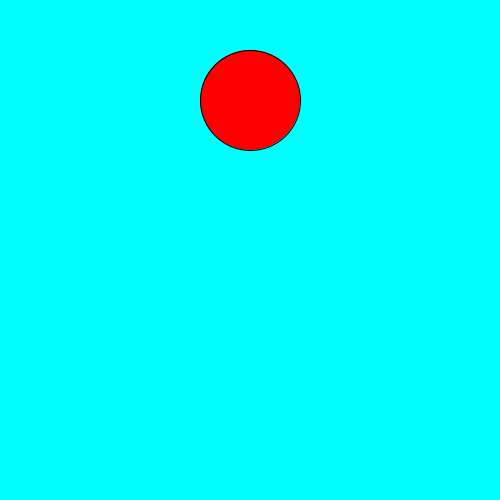
Frame 1 (no input)
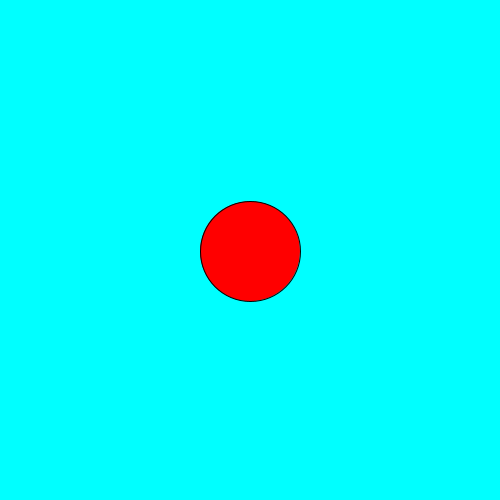
Frame 60 (the mouse pressed at the canvas centre just before this capture)
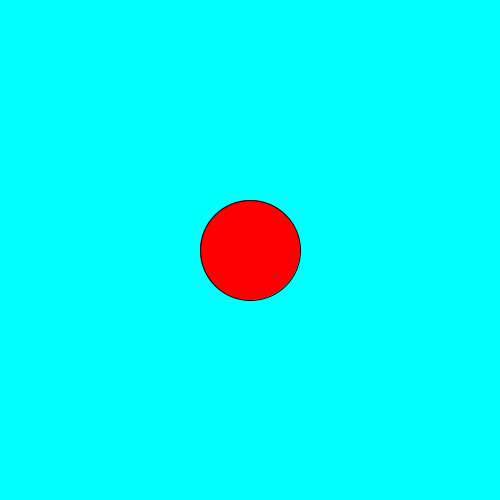
Frame 120 (the mouse held since frame 60 and released just before this capture)

The Processing sketch that drew these frames (run headless with seeded random() and noise(); from frame 60 on, the mouse is pressed at the canvas centre):

// Processing sketch: processing_172147
// ── processing_172147.pde

/*
Avi Varshney
CMPS 5J
pa6
*/

final int bWidth = 100, bHeight = 100;
float xPos = 250, yPos = 100, xSpeed = 0, ySpeed = 20;
float gravity = 0.6, stopSpeed = 0.2, dissipation = 0.8;
int xDir = 1;  // left (-1) or right (+1)
int yDir = 1;  // down (-1)or up (+1)
void setup(){
  size(500, 500);
  fill(255, 0, 0);
  ellipseMode(CENTER);
}

void draw(){
  background(0,255,255);
  
  displayBall();
  if( mousePressed && mouseOnBall())
    holdBall();
  else{
    moveBall();
    updateSpeed();
  }
}

void displayBall(){
  ellipse(xPos, yPos, bWidth, bHeight);
}
boolean mouseOnBall(){
  if( get(mouseX, mouseY) == color(255, 0, 0) )
    return true;
  return false;
}
void holdBall(){
  xPos = constrain(mouseX, 50, 450);
  yPos = constrain(mouseY, 50, 450);
  xSpeed = mouseX - pmouseX;
  ySpeed = mouseY - pmouseY;
}
void moveBall(){
  if(xPos < 50 || xPos > 450)
    xDir *= -1;
  if(yPos < 50 || yPos > 450)
    yDir *= -1;
}
void updateSpeed(){
  xPos += xSpeed * xDir;
  yPos += ySpeed * yDir;

  ySpeed += gravity;
  
  if(yPos > 450 || yPos < 50)
    ySpeed *= -dissipation;
  if(xPos > 450 || xPos < 50)
    xSpeed *= -(1-dissipation);
    
  if( abs(ySpeed) < stopSpeed )
    ySpeed = 0;
  if( abs(xSpeed) < stopSpeed )
    xSpeed = 0;
  xPos = constrain(xPos, 50, 450);
  yPos = constrain(yPos, 50, 450);  
}
